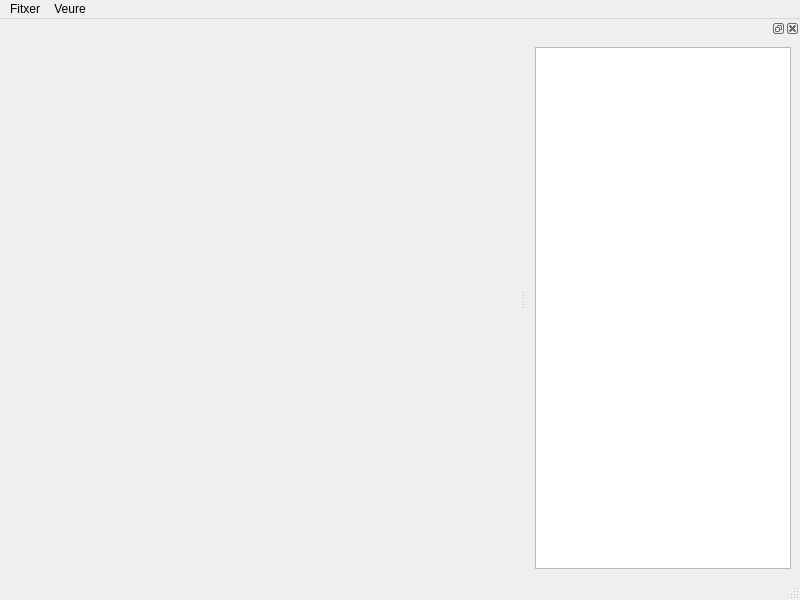
<?xml version="1.0" encoding="UTF-8"?>
<ui version="4.0">
 <class>MainWindow</class>
 <widget class="QMainWindow" name="MainWindow">
  <property name="geometry">
   <rect>
    <x>0</x>
    <y>0</y>
    <width>800</width>
    <height>600</height>
   </rect>
  </property>
  <property name="windowTitle">
   <string>MainWindow</string>
  </property>
  <widget class="QWidget" name="centralwidget"/>
  <widget class="QStatusBar" name="statusbar"/>
  <widget class="QMenuBar" name="menubar">
   <property name="geometry">
    <rect>
     <x>0</x>
     <y>0</y>
     <width>800</width>
     <height>22</height>
    </rect>
   </property>
   <widget class="QMenu" name="menuFitxer">
    <property name="title">
     <string>Fitxer</string>
    </property>
    <addaction name="actionObrir"/>
    <addaction name="actionGuardar"/>
    <addaction name="actionCarregar_preguntes"/>
   </widget>
   <widget class="QMenu" name="menuVeure">
    <property name="title">
     <string>Veure</string>
    </property>
    <addaction name="actionAlumnes"/>
   </widget>
   <addaction name="menuFitxer"/>
   <addaction name="menuVeure"/>
  </widget>
  <widget class="QDockWidget" name="dkAlumnes">
   <property name="windowTitle">
    <string/>
   </property>
   <attribute name="dockWidgetArea">
    <number>2</number>
   </attribute>
   <widget class="QWidget" name="dockWidgetContents">
    <layout class="QHBoxLayout" name="horizontalLayout">
     <item>
      <widget class="QTableView" name="tvAluReq"/>
     </item>
    </layout>
   </widget>
  </widget>
  <action name="actionObrir">
   <property name="text">
    <string>Carregar alumnes</string>
   </property>
  </action>
  <action name="actionGuardar">
   <property name="text">
    <string>Guardar</string>
   </property>
  </action>
  <action name="actionAlumnes">
   <property name="checkable">
    <bool>true</bool>
   </property>
   <property name="text">
    <string>Alumnes</string>
   </property>
  </action>
  <action name="actionCarregar_preguntes">
   <property name="text">
    <string>Carregar preguntes</string>
   </property>
  </action>
 </widget>
 <resources/>
 <connections/>
</ui>
